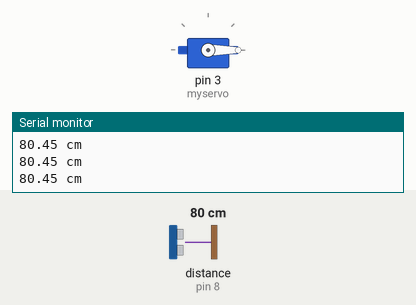
This sketch was run on a simulated Arduino Uno, built with avr-gcc and run on an emulated ATmega328P. On the bench: servo, the last lines printed to the serial monitor. Wiring (inferred from the names in the program): ultrasonic range finder: trigger pin 9; echo pin 8. Inputs (shaded band) come from the test bench; at power-on: distance to the obstacle (sensor on pin 8) 80 cm. The echo pulse lasts 58.3 µs per cm.

Above: at 1.2 s.
1.3 s: distance to the obstacle (sensor on pin 8) set to 16 cm
4.3 s: distance to the obstacle (sensor on pin 8) set to 13 cm
At 5.5 s:
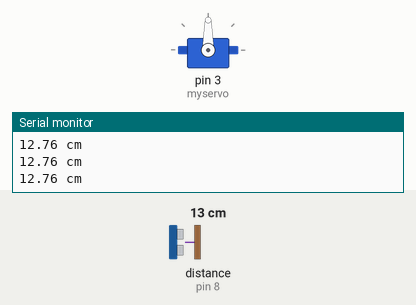
5.8 s: distance to the obstacle (sensor on pin 8) set to 18 cm
At 7.0 s:
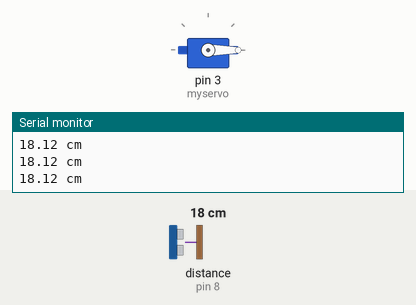
7.3 s: distance to the obstacle (sensor on pin 8) set to 2 cm
At 7.7 s:
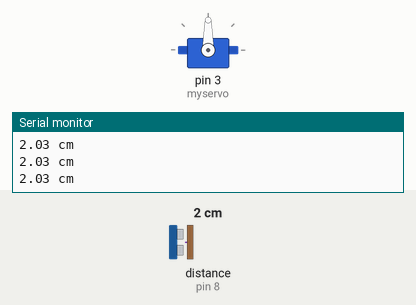
Timing chart, 0 to 9.8 s (numbered marks = the images above; inputs shaded):
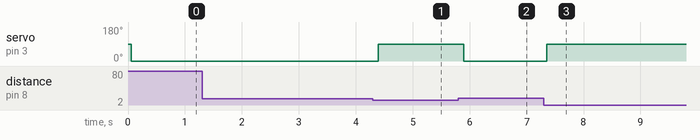

Measured:
- the behaviour switches between 15 and 14 cm on distance to the obstacle (sensor on pin 8) (found by bisection; images 0 and 1)
- after the input at 4.3 s, servo on pin 3 (myservo): 0° → 90° after 0.10 s
- after the input at 5.8 s, servo on pin 3 (myservo): 90° → 0° after 0.10 s
- after the input at 7.3 s, servo on pin 3 (myservo): 0° → 90° after 0.05 s

The sketch:

25_DISTANCE_ALERT_IN_ULTRASONIC_SERVO.ino
```cpp
#include<Servo.h>
Servo myservo;
const int trigPin = 9;
const int echoPin = 8;
float distance = 0;
void setup(){
  Serial.begin (9600);
  myservo.attach(3);
  pinMode(trigPin, OUTPUT);
  pinMode(echoPin, INPUT);

}
void loop(){
  float echoTime;
  float calculatedDistance;
  digitalWrite(trigPin, HIGH);
  delayMicroseconds(10);
  digitalWrite(trigPin, LOW);
  echoTime = pulseIn(echoPin, HIGH);
  calculatedDistance = echoTime/58.0;
  distance = calculatedDistance;
  Serial.print(distance);
  Serial.println(" cm");
  delay(50);
  if(distance <15)
  {
    myservo.write(90);
  }
  else
  {
    myservo.write(0);

  }
}
```
